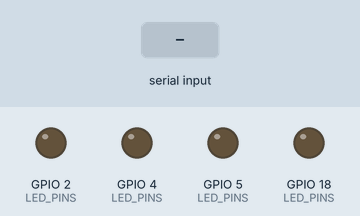
Bench run of a program on a simulated ESP32. Shown: output pins drawn as LEDs (lit = HIGH). Inputs (shaded band) come from the test bench. Random numbers use the default seed unless the program sets one; what the program prints to the serial monitor is not drawn.

Above: at 8.1 s.
8.2 s: "t" received over Serial
At 8.6 s:
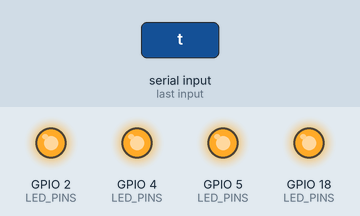
At 9.47 s:
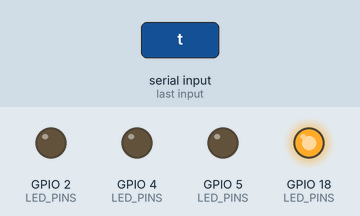
11.2 s: "T" received over Serial
At 13.68 s:
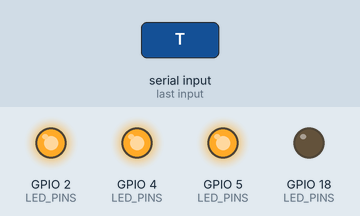
Timing chart, 0 to 20.2 s (numbered marks = the images above; inputs shaded):
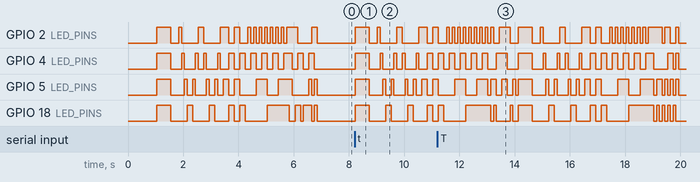

The program:

main.cpp
```cpp
/**
 * @file main.cpp
 * @brief Program 12: LED Test Pattern (Self-Check / POST)
 *
 * Power-On Self-Test (POST) untuk LED dan GPIO.
 * Menjalankan serangkaian test pattern saat startup
 * untuk memverifikasi hardware berfungsi dengan baik.
 */

#include <Arduino.h>

// ==================== KONFIGURASI ====================
#define NUM_LEDS        4
#define LED_1           2
#define LED_2           4
#define LED_3           5
#define LED_4           18

const uint8_t LED_PINS[NUM_LEDS] = {LED_1, LED_2, LED_3, LED_4};

#define TEST_DELAY      100     // Delay antar test step
#define PATTERN_REPEAT  2       // Pengulangan pattern

// ==================== TEST RESULTS ====================
typedef struct {
    bool led[NUM_LEDS];
    bool allPassed;
    uint32_t testTime;
} TestResult_t;

TestResult_t testResult;

// ==================== FUNCTION PROTOTYPES ====================
void runPOST();
void testAllOn();
void testAllOff();
void testSequential();
void testAlternate();
void testBinary();
void testRandomPattern();
void printTestResult();

// ==================== SETUP ====================
void setup() {
    Serial.begin(115200);
    delay(1000);

    Serial.println("\n========================================");
    Serial.println("Program 12: LED Self-Test (POST)");
    Serial.println("========================================\n");

    // Initialize all LEDs
    for (int i = 0; i < NUM_LEDS; i++) {
        pinMode(LED_PINS[i], OUTPUT);
        digitalWrite(LED_PINS[i], LOW);
    }

    Serial.println("LED Configuration:");
    for (int i = 0; i < NUM_LEDS; i++) {
        Serial.printf("  LED %d: GPIO%d\n", i+1, LED_PINS[i]);
    }
    Serial.println();

    // Run Power-On Self-Test
    runPOST();

    Serial.println("\n========================================");
    Serial.println("Self-test complete!");
    Serial.println("Type 't' to run test again");
    Serial.println("Type '1'-'4' to toggle individual LED");
    Serial.println("========================================\n");
}

// ==================== LOOP ====================
void loop() {
    if (Serial.available() > 0) {
        char cmd = Serial.read();

        if (cmd == 't' || cmd == 'T') {
            Serial.println("\n>>> Running self-test again...\n");
            runPOST();
        } else if (cmd >= '1' && cmd <= '4') {
            int ledNum = cmd - '1';
            bool state = !digitalRead(LED_PINS[ledNum]);
            digitalWrite(LED_PINS[ledNum], state);
            Serial.printf("LED %d (GPIO%d): %s\n", ledNum+1, LED_PINS[ledNum],
                         state ? "ON" : "OFF");
        }
    }
}

// ==================== TEST FUNCTIONS ====================

void runPOST() {
    unsigned long startTime = millis();

    Serial.println("╔════════════════════════════════════╗");
    Serial.println("║     POWER-ON SELF-TEST (POST)      ║");
    Serial.println("╚════════════════════════════════════╝\n");

    // Initialize test results
    for (int i = 0; i < NUM_LEDS; i++) {
        testResult.led[i] = true;  // Assume pass
    }
    testResult.allPassed = true;

    // Test 1: All ON
    Serial.println("[Test 1] All LEDs ON...");
    testAllOn();
    delay(500);

    // Test 2: All OFF
    Serial.println("[Test 2] All LEDs OFF...");
    testAllOff();
    delay(300);

    // Test 3: Sequential
    Serial.println("[Test 3] Sequential pattern...");
    for (int r = 0; r < PATTERN_REPEAT; r++) {
        testSequential();
    }

    // Test 4: Alternate
    Serial.println("[Test 4] Alternate pattern...");
    for (int r = 0; r < PATTERN_REPEAT; r++) {
        testAlternate();
    }

    // Test 5: Binary count
    Serial.println("[Test 5] Binary count (0-15)...");
    testBinary();

    // Test 6: Random
    Serial.println("[Test 6] Random pattern...");
    testRandomPattern();

    // Final: All OFF
    testAllOff();

    testResult.testTime = millis() - startTime;

    // Print results
    printTestResult();
}

void testAllOn() {
    for (int i = 0; i < NUM_LEDS; i++) {
        digitalWrite(LED_PINS[i], HIGH);
    }
    Serial.println("    All LEDs should be ON");
}

void testAllOff() {
    for (int i = 0; i < NUM_LEDS; i++) {
        digitalWrite(LED_PINS[i], LOW);
    }
    Serial.println("    All LEDs should be OFF");
}

void testSequential() {
    // Forward
    for (int i = 0; i < NUM_LEDS; i++) {
        for (int j = 0; j < NUM_LEDS; j++) {
            digitalWrite(LED_PINS[j], (i == j) ? HIGH : LOW);
        }
        delay(TEST_DELAY);
    }
    // Backward
    for (int i = NUM_LEDS - 1; i >= 0; i--) {
        for (int j = 0; j < NUM_LEDS; j++) {
            digitalWrite(LED_PINS[j], (i == j) ? HIGH : LOW);
        }
        delay(TEST_DELAY);
    }
    testAllOff();
}

void testAlternate() {
    // Pattern 1: 1010
    digitalWrite(LED_PINS[0], HIGH);
    digitalWrite(LED_PINS[1], LOW);
    digitalWrite(LED_PINS[2], HIGH);
    digitalWrite(LED_PINS[3], LOW);
    delay(200);

    // Pattern 2: 0101
    digitalWrite(LED_PINS[0], LOW);
    digitalWrite(LED_PINS[1], HIGH);
    digitalWrite(LED_PINS[2], LOW);
    digitalWrite(LED_PINS[3], HIGH);
    delay(200);

    testAllOff();
}

void testBinary() {
    for (int count = 0; count <= 15; count++) {
        for (int i = 0; i < NUM_LEDS; i++) {
            digitalWrite(LED_PINS[i], (count >> i) & 1);
        }
        Serial.printf("    Binary: %d%d%d%d = %2d\n",
                     (count >> 3) & 1,
                     (count >> 2) & 1,
                     (count >> 1) & 1,
                     (count >> 0) & 1,
                     count);
        delay(100);
    }
    testAllOff();
}

void testRandomPattern() {
    for (int r = 0; r < 10; r++) {
        uint8_t pattern = random(16);
        for (int i = 0; i < NUM_LEDS; i++) {
            digitalWrite(LED_PINS[i], (pattern >> i) & 1);
        }
        delay(100);
    }
    testAllOff();
}

void printTestResult() {
    Serial.println("\n╔════════════════════════════════════╗");
    Serial.println("║          TEST RESULTS              ║");
    Serial.println("╠════════════════════════════════════╣");

    for (int i = 0; i < NUM_LEDS; i++) {
        Serial.printf("║  LED %d (GPIO%2d): %s            ║\n",
                     i+1, LED_PINS[i],
                     testResult.led[i] ? "✓ PASS" : "✗ FAIL");
    }

    Serial.println("╠════════════════════════════════════╣");
    Serial.printf("║  Test Duration: %4lu ms            ║\n", testResult.testTime);
    Serial.printf("║  Overall: %s                    ║\n",
                 testResult.allPassed ? "✓ ALL PASSED" : "✗ FAILED");
    Serial.println("╚════════════════════════════════════╝");
}

/**
 * POST (Power-On Self-Test) SEQUENCE:
 *
 * 1. All ON     - Verify all LEDs can light up
 * 2. All OFF    - Verify all LEDs can turn off
 * 3. Sequential - Check each LED individually
 * 4. Alternate  - Check wiring (no shorts)
 * 5. Binary     - Count 0-15 in binary
 * 6. Random     - Visual verification
 *
 * TEST PATTERNS:
 *
 * Sequential:
 *   ●○○○ → ○●○○ → ○○●○ → ○○○● → ○○●○ → ○●○○ → ●○○○
 *
 * Alternate:
 *   ●○●○ ↔ ○●○●
 *
 * Binary Count:
 *   ○○○○ = 0
 *   ○○○● = 1
 *   ○○●○ = 2
 *   ...
 *   ●●●● = 15
 *
 * WIRING:
 *   GPIO2  → 220Ω → LED1 → GND
 *   GPIO4  → 220Ω → LED2 → GND
 *   GPIO5  → 220Ω → LED3 → GND
 *   GPIO18 → 220Ω → LED4 → GND
 *
 * TROUBLESHOOTING:
 * - LED tidak menyala: Cek resistor dan polaritas
 * - Brightness berbeda: Resistor value berbeda
 * - Pattern tidak sinkron: Cek koneksi longgar
 */
```

Measured:
- after the input at 8.2 s, GPIO 2 (LED_PINS): LOW → HIGH at once, → LOW 0.50 s later, → HIGH 0.30 s later, → LOW 0.10 s later, … (9 changes in this stretch); GPIO 4 (LED_PINS): LOW → HIGH at once, → LOW 0.50 s later, → HIGH 0.40 s later, → LOW 0.10 s later, … (12 changes in this stretch)
